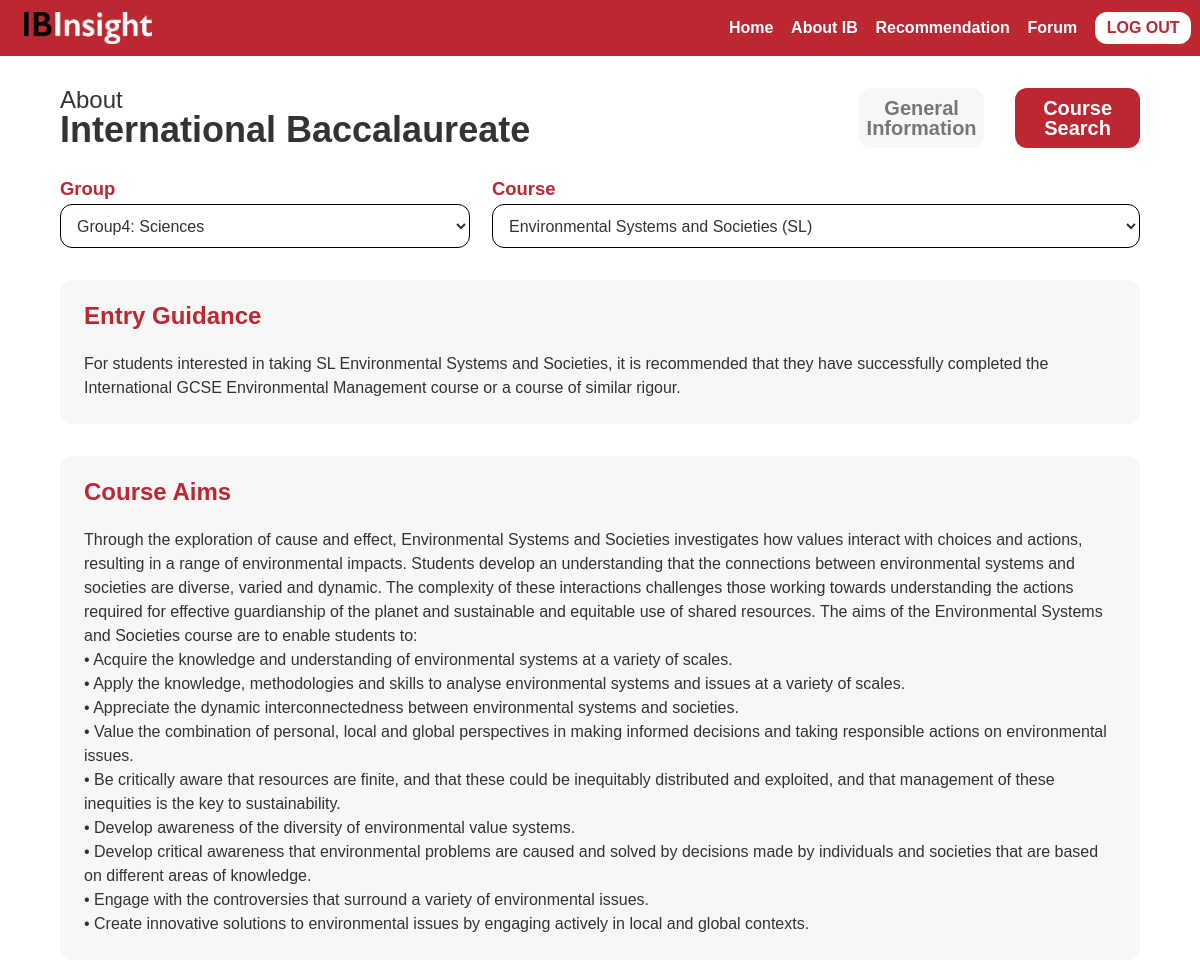
Page /about_ib_course_search/40/ (signed in) on the earlier database version.
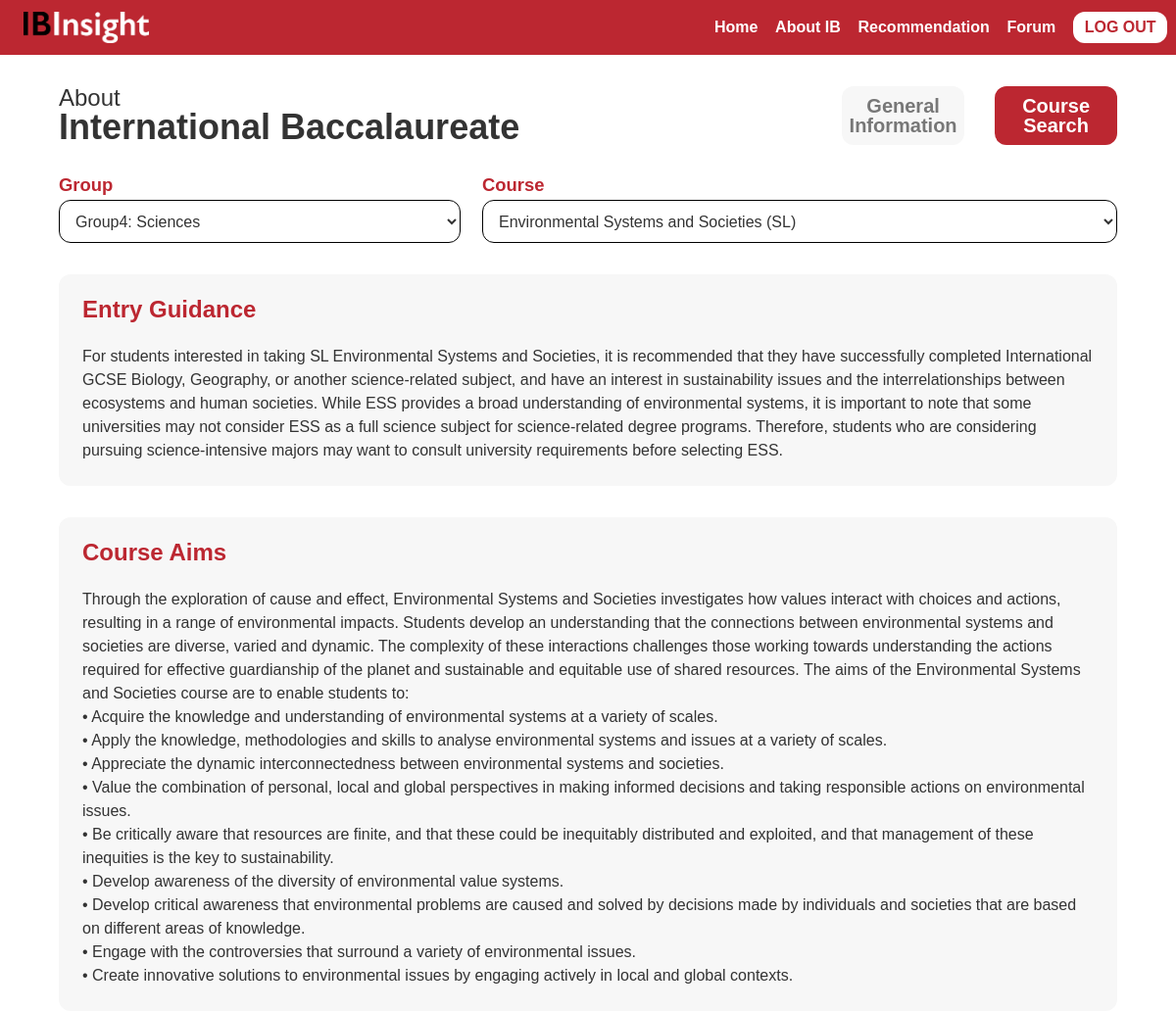
Same page on the later database version.
### manager/models.py (models this page shows, shortened)
class Group(models.Model):
    name = models.CharField(max_length=100)
    is_active = models.BooleanField(default=True)

class Course(models.Model):
    name = models.CharField(max_length=100)
    group = models.ForeignKey(Group, on_delete=models.CASCADE, null=True, blank=True)
    is_active = models.BooleanField(default=True)
    entry_guidance = models.TextField(max_length=10000)
    course_aims = models.TextField(max_length=10000)
    def __str__(self):
        return self.name

### ibinsight/views.py (the view)
# urls.py: path('about_ib_course_search/<int:pk>/', views.to_about_ib_course_search, name='to-about_ib_course_search'),
@login_required
def to_about_ib_course_search(request, pk):
    group_list = Group.objects.all()
    course_list = Course.objects.all()
    group_id_list = []
    course_id_list = []
    course_name_list = []
    entry_guidance_list = []
    course_aim_list = []
    course_pk_list = []
    selected_course = Course.objects.get(pk=pk)
    selected_course_entry_guidance = selected_course.entry_guidance.replace("<br>", "")
    selected_course_aims = selected_course.course_aims.replace("<br>", "")
    selected_group_id = selected_course.group.id
    selected_group = selected_course.group.name
    for course in course_list:
        group_id_list.append(course.group.id)
        course_id_list.append(course.id)
        course_name_list.append(course.name)
        entry_guidance_list.append(course.entry_guidance)
        course_aim_list.append(course.course_aims)
        course_pk_list.append(course.pk)
        print(course.name, course.pk)
    curr_user = request.user
    context = {
        'selected_pk': pk,
        'selected_course': selected_course,
        'curr_user': curr_user,
        'group_list': group_list,
        'course_list': course_list,
        'course_name_list': course_name_list,
        'group_id_list': group_id_list,
        'course_id_list': course_id_list,
        'entry_guidance_list': entry_guidance_list,
        'course_aim_list': course_aim_list,
        'course_pk_list': course_pk_list,
        'selected_course_entry_guidance': selected_course_entry_guidance,
        'selected_course_aims': selected_course_aims,
        'selected_group': selected_group,
        'selected_group_id': selected_group_id,
    }
    return render(request, 'aboutibcoursesearch.html', context)

### ibinsight/templates/aboutibcoursesearch.html (shortened to what this page needs)
<!DOCTYPE html>
<html data-wf-page="66dc18d86c5c5796d41b46ac" data-wf-site="66b359f46c17395c16edd2c3">
<head>
  {% load static %}
  <link href="{% static 'css/normalize.css' %}" rel="stylesheet" type="text/css">
  <link href="{% static 'css/webflow.css' %}" rel="stylesheet" type="text/css">
  <link href="{% static 'css/eric-ibinsight.webflow.css' %}" rel="stylesheet" type="text/css">
</head>
<body>
  <section class="sectionnav">
    <div class="w-layout-blockcontainer containernav w-container">
      <div class="divblocknavmaingrid">
        <div id="w-node-_17c9d079-c3c6-f931-0dfe-7ccdf33b1fac-f25d558d" class="divblocknavicon"><img src="{% static 'images/Logo_BlackWhite.png' %}" loading="lazy" id="w-node-_17c9d079-c3c6-f931-0dfe-7ccdf33b1fad-f25d558d" alt="" class="imagenavicon"></div>
        <div id="w-node-_17c9d079-c3c6-f931-0dfe-7ccdf33b1fae-f25d558d" class="divblocknavmenugrid">
          <a id="w-node-_17c9d079-c3c6-f931-0dfe-7ccdf33b1faf-f25d558d" class="divblocknavmenubutton" href="{% url 'to-main' %}" style="text-decoration:none">
            <h1 class="headingnavmenubutton">Home</h1>
          </a>
          <a id="w-node-_17c9d079-c3c6-f931-0dfe-7ccdf33b1fb2-f25d558d" class="divblocknavmenubutton" href="{% url 'to-about_ib' %}" style="text-decoration:none">
            <h1 class="headingnavmenubutton">About IB</h1>
          </a>
          <a id="w-node-_17c9d079-c3c6-f931-0dfe-7ccdf33b1fb5-f25d558d" class="divblocknavmenubutton" href="{% url 'to-survey' %}" style="text-decoration:none">
            <h1 class="headingnavmenubutton">Recommendation</h1>
          </a>
          <a id="w-node-_17c9d079-c3c6-f931-0dfe-7ccdf33b1fb8-f25d558d" class="divblocknavmenubutton" href="{% url 'forum_list' %}" style="text-decoration:none">
            <h1 class="headingnavmenubutton">Forum</h1>
          </a>
          <a id="w-node-_17c9d079-c3c6-f931-0dfe-7ccdf33b1fbb-f25d558d" class="divblocknavlogoutbutton" href="{% url 'log-out' %}" style="text-decoration:none">
            <h1 id="w-node-_17c9d079-c3c6-f931-0dfe-7ccdf33b1fbc-f25d558d" class="headingnavlogoutbutton">LOG OUT</h1>
          </a>
        </div>
      </div>
    </div>
  </section>
  <section class="sectionaboutib">
    <div class="w-layout-blockcontainer containermain w-container">
      <div class="divblockaboutibcoursesearchgrid">
        <div class="divblockaboutibuppergrid">
          <div id="w-node-acc635b2-3aff-e1eb-7108-f30380a2d864-d41b46ac" class="divblockaboutibtitle">
            <h1 id="w-node-de17b220-5439-60c4-2378-4b4fd3cc8530-d41b46ac" class="headingaboutibuppertitle">About</h1>
            <h1 id="w-node-_1904dfa7-d66f-7dbc-2177-1966688c6193-d41b46ac" class="headingaboutiblowertitle"><strong>International Baccalaureate</strong></h1>
          </div>
          <div id="w-node-_71c428cf-d331-1098-6838-255f224d5250-d41b46ac" class="divblockaboutibselectbuttongrid">
            <a id="w-node-_46e426f0-b3bf-3025-00fc-731c0a481abf-d41b46ac" class="divblockaboutibselectbuttongrey" href="{% url 'to-about_ib' %}" style="text-decoration:none">
              <h1 id="w-node-_46e426f0-b3bf-3025-00fc-731c0a481ac0-d41b46ac" class="headingaboutibselectbuttongrey"><strong>General<br>Information</strong></h1>
            </a>
            <a id="w-node-_68c15736-25d2-0d39-0da2-de3a282058de-d41b46ac" class="divblockaboutibselectbuttonred" href="{% url 'to-about_ib_course_search-default' %}" style="text-decoration:none">
              <h1 id="w-node-_6810e6a0-b266-9afb-1004-e903fba77130-d41b46ac" class="headingaboutibselectbuttonred">Course<br>Search</h1>
            </a>
          </div>
        </div>
        {% if selected_pk == 0 %}
        <div id="w-node-dfaa5972-27ba-5bcc-dff3-6dd980f3f435-d41b46ac" class="divblockaboutibcoursesearchselectiongrid">
          <div id="w-node-dfc097bb-7fdb-fe1f-7436-6a103f3d938e-d41b46ac" class="divblockaboutibcoursesearchselectgroup">
            <div id="w-node-d68a3c25-42fa-5f92-e676-7f8f3702b3b9-d41b46ac" class="w-form">
              <label for="group" class="fieldlabelgroup">Group</label>
              <select id="group" name="group" data-name="group" class="selectfieldgroup w-select" onchange="doSomething(this);">
                <option selected value="0">Select group</option>
                {% for group in group_list %}
                  <option value="{{group.id}}">{{ group.name }}</option>
                {% endfor %}
              </select>
            </div>
          </div>
          <div id="w-node-b0803a4b-c269-113e-8f65-d47b023609e7-d41b46ac" class="divblockaboutibcoursesearchselectcourse">
            <div id="w-node-b0803a4b-c269-113e-8f65-d47b023609e8-d41b46ac" class="w-form">
              <label for="course" class="fieldlabelcourse">Course</label>
              <select id="course" name="course" data-name="course" class="selectfieldcourse w-select" onchange="doSomething2(this);">
                <option selected value="0">Select course</option>
                {% for course in course_list %}
                  {% if course.group.id == 1 %}
                    <option value="{{course.id}}">{{ course.name }}</option>
                  {% endif %}
                {% endfor %}
              </select>
            </div>
          </div>
        </div>
        {% else %}
        <div id="w-node-dfaa5972-27ba-5bcc-dff3-6dd980f3f435-d41b46ac" class="divblockaboutibcoursesearchselectiongrid">
          <div id="w-node-dfc097bb-7fdb-fe1f-7436-6a103f3d938e-d41b46ac" class="divblockaboutibcoursesearchselectgroup">
            <div id="w-node-d68a3c25-42fa-5f92-e676-7f8f3702b3b9-d41b46ac" class="w-form">
              <label for="group" class="fieldlabelgroup">Group</label>
              <select id="group" name="group" data-name="group" class="selectfieldgroup w-select" onchange="doSomething(this);">
                <option selected value="{{selected_group_id}}">{{selected_group}}</option>
              </select>
            </div>
          </div>
          <div id="w-node-b0803a4b-c269-113e-8f65-d47b023609e7-d41b46ac" class="divblockaboutibcoursesearchselectcourse">
            <div id="w-node-b0803a4b-c269-113e-8f65-d47b023609e8-d41b46ac" class="w-form">
              <label for="course" class="fieldlabelcourse">Course</label>
              <select id="course" name="course" data-name="course" class="selectfieldcourse w-select" onchange="doSomething2(this);">
                <option selected value="{{selected_pk}}">{{ selected_course }}</option>
              </select>
            </div>
          </div>
        </div>
        {% endif %}
        <div id="w-node-_9fb22e88-5b95-6cb3-4cec-25f64a34d961-d41b46ac" class="divblockaboutibcoursesearchexplanationgrid">
          <h1 id="w-node-_9fb22e88-5b95-6cb3-4cec-25f64a34d962-d41b46ac" class="headingaboutibcoursesearchtexttitle"><strong>Entry Guidance</strong></h1>
          {% if selected_pk == 0 %}
          <p id="entry_guidance" class="paragraphaboutibcoursesearchtext"></p>
          {% else %}
          <p id="entry_guidance" class="paragraphaboutibcoursesearchtext">{{ selected_course_entry_guidance }}</p>
          {% endif %}
        </div>
        <div id="w-node-_4f2dd0ba-54a6-2f51-9704-94b1bcb533ee-d41b46ac" class="divblockaboutibcoursesearchexplanationgrid">
          <h1 id="w-node-_4f2dd0ba-54a6-2f51-9704-94b1bcb533ef-d41b46ac" class="headingaboutibcoursesearchtexttitle"><strong>Course Aims</strong></h1>
          {% if selected_pk == 0 %}
          <p id="course_aim" class="paragraphaboutibcoursesearchtext"></p>
          {% else %}
          <p id="course_aim" class="paragraphaboutibcoursesearchtext" style="white-space: pre-line;">{{ selected_course_aims }}</p>
          {% endif %}
        </div>
      </div>
    </div>
  </section>
</body>
</html>

### static/css/webflow.css (style rules this page uses)
* { -webkit-box-sizing: border-box; -moz-box-sizing: border-box; box-sizing: border-box; }
html { height: 100%; }
body { margin: 0; min-height: 100%; background-color: #fff; font-family: Arial, sans-serif; font-size: 14px; line-height: 20px; color: #333; }
img { max-width: 100%; vertical-align: middle; display: inline-block; }
h1, h2, h3, h4, h5, h6 { font-weight: bold; margin-bottom: 10px; }
h1 { font-size: 38px; line-height: 44px; margin-top: 20px; }
p { margin-top: 0; margin-bottom: 10px; }
.w-form { margin: 0 0 15px; }
label { display: block; margin-bottom: 5px; font-weight: bold; }
.w-input, .w-select { display: block; width: 100%; height: 38px; padding: 8px 12px; margin-bottom: 10px; font-size: 14px; line-height: 1.42857143; color: #333333; vertical-align: middle; background-color: #ffffff; border: 1px solid #cccccc; }
.w-input::placeholder, .w-select::placeholder { color: #999; }
.w-select { background-color: #f3f3f3; }
.w-container { margin-left: auto; margin-right: auto; max-width: 940px; }
.w-container:before, .w-container:after { content: " "; display: table; grid-column-start: 1; grid-row-start: 1; grid-column-end: 2; grid-row-end: 2; }
.w-container:after { clear: both; }

Differences in the rows shown:
changed Course "Environmental Systems and Societies (SL)": entry_guidance "…they have successfully completed the International GCSE Environmental Management course or a course of similar rigour." → "…they have successfully completed International GCSE Biology, Geography, or another science-related subject, and have an interest in sustainability issues and the interrelationships between ecosystems and human societies. While ESS provides a broad understanding of environmental systems, it is important to note that some universities may not consider ESS as a full science subject for science-related degree programs. Therefore, students who are considering pursuing science-intensive majors may want to consult university requirements before selecting ESS."
